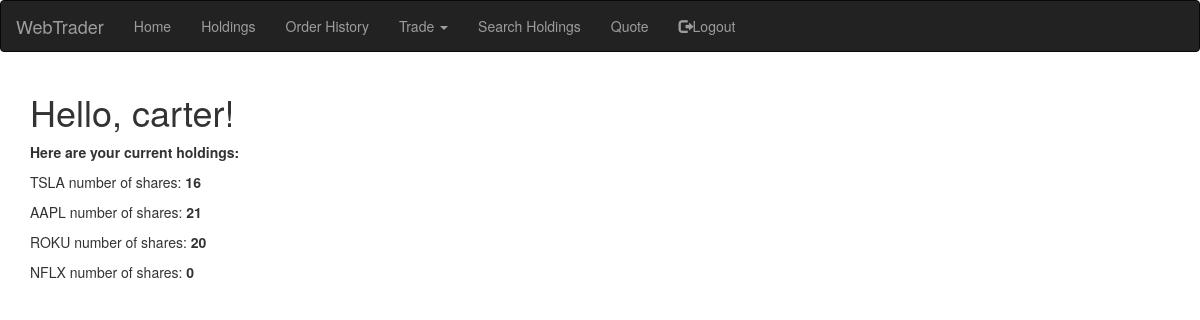
The app's page /holdings (signed in), older data.
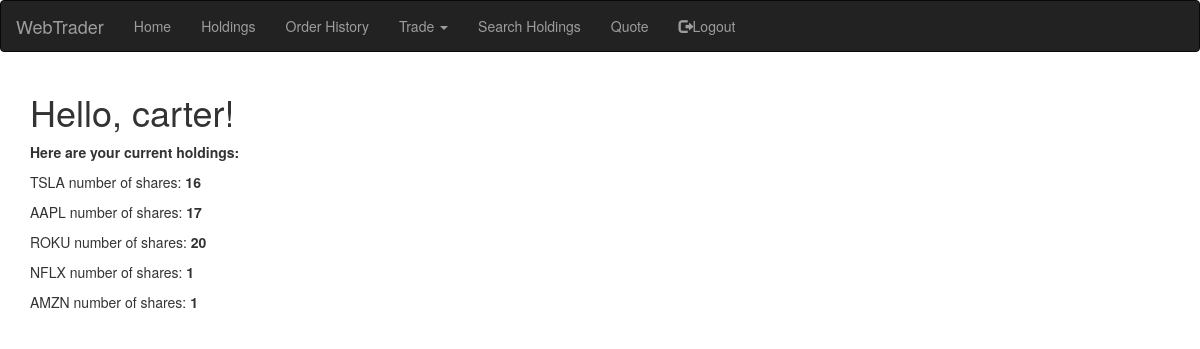
The same page, newer data.
### app/models.py (models this page shows, shortened)
class holdings(db.Model):
    id = db.Column(db.Integer, primary_key=True)
    ticker_symbol=db.Column(db.String(20))
    number_of_shares=db.Column(db.Integer)
    volume_weighted_average_price=db.Column(db.Float)
    account_pk=db.Column(db.Integer, db.ForeignKey('accounts.id'))

### app/routes.py (the view)
@app.route('/holdings', methods=['GET'])
@login_required
def uholdings():
    return render_template("holdings.html", title='Holdings', userholdings=get_holdings(current_user))

### app/models.py (called while the page is built)
@login.user_loader
def load_user(id):
    return accounts.query.get(int(id))

### app/routes.py (called while the page is built)
def get_holdings(current_user):
    currentuser = accounts.query.filter_by(username=current_user.username).first()
    account_pk=currentuser.id
    userholdings=holdings.query.filter_by(account_pk=account_pk).all()
    return userholdings

### app/templates/holdings.html
{% extends "base.html" %}
{% import 'bootstrap/wtf.html' as wtf %}
{% block app_content %}
    <h1>Hello, {{ current_user.username }}!</h1>
    <div><p><b>Here are your current holdings:</b></p></div>
    {% for holding in userholdings %}
    <div><p>{{ holding.ticker_symbol }} number of shares: <b>{{ holding.number_of_shares }}</b></p></div>
    {% endfor %}
{% endblock %}

Row changes from the older to the newer data that the page shows:
changed holdings "AAPL": number_of_shares "21" → "17"
changed holdings "NFLX": number_of_shares "0" → "1"
added holdings: ticker_symbol "AMZN", number_of_shares "1"
